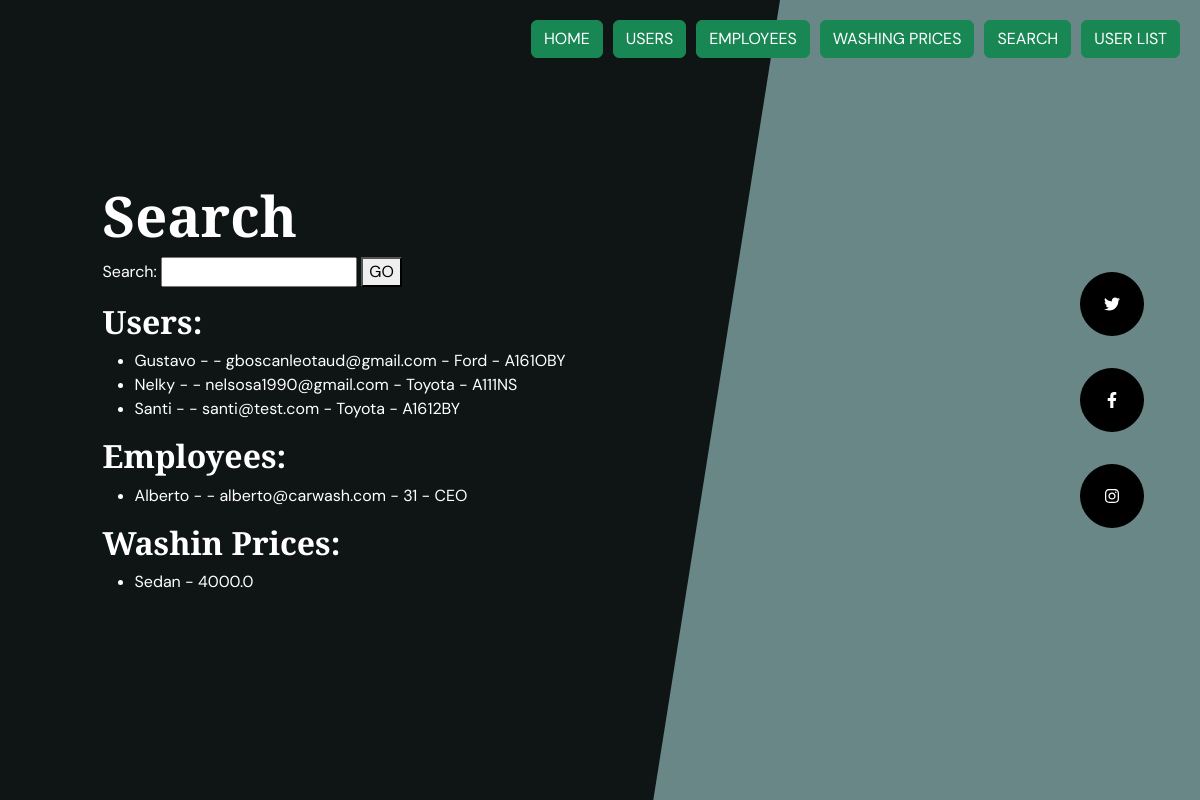
The app's page /CarWash_App/Search/ with its own data.
### CarWash_App/models.py (models this page shows)
class User(models.Model):
    name = models.CharField(max_length=60)
    lastname = models.CharField(max_length=60)
    email = models.EmailField()
    car_brand = models.CharField(max_length=60)
    car_plate = models.CharField(max_length=60)

class Employees(models.Model):
    name = models.CharField(max_length=60)
    lastname = models.CharField(max_length=60)
    email = models.EmailField()
    age = models.IntegerField()
    position = models.CharField(max_length=60)

class Washing_prices(models.Model):
    car_type = models.CharField(max_length=60)
    price = models.FloatField()

### CarWash_App/views.py (the view)
# urls.py: path('Search/', views.search, name='Search'),
def search(request):
    if request.method == 'GET':
        query = request.GET.get('q', '')
        users = User.objects.filter(name__icontains=query)
        employees = Employees.objects.filter(name__icontains=query)
        prices = Washing_prices.objects.filter(car_type__icontains=query)
        return render(request, 'CarWash_App/show_search.html', {
            'query': query,
            'users': users,
            'employees': employees,
            'prices': prices,
        })
    return render(request, 'CarWash_App/show_search.html',)

### CarWash_App/templates/CarWash_App/show_search.html (shortened to what this page needs)
{% extends "CarWash_App/master.html" %}
{% load static %}
{% block title  %}
<h1>Search</h1>
    <form autocomplete="off" method="GET" action="">
        <label for="q">Search:</label>
        <input type="text" id="q" name="q" placeholder="">
        <button type="submit">GO</button>
    </form>
    <h2>Users:</h2>
    <ul>
        {% for user in users %}
            <li>{{ user.name }} - {{ user.lastename }} - {{ user.email }} - {{ user.car_brand }} - {{ user.car_plate }}</li>
        {% empty %}
            <p>No users found.</p>
        {% endfor %}
    </ul>
    <h2>Employees:</h2>
    <ul>
        {% for employee in employees %}
            <li>{{ employee.name }} - {{ employee.lastename }} - {{ employee.email }} - {{ employee.age }} - {{ employee.position }}</li>
        {% empty %}
            <p>No employees found.</p>
        {% endfor %}
    </ul>
    <h2>Washin Prices:</h2>
    <ul>
        {% for price in prices %}
            <li>{{ price.car_type }} - {{ price.price }}</li>
        {% empty %}
            <p>No prices found.</p>
        {% endfor %}
    </ul>
{% endblock  %}

### CarWash_App/templates/CarWash_App/master.html (shortened to what this page needs)
<!DOCTYPE html>
<html lang="en">
    <head>
        {% load static %}
        <link href="{% static 'CarWash_App/css/styles.css' %} " rel="stylesheet" />
    </head>
    <body>
        <div class="navbar-buttons">
            <a class="btn btn-success" href="{% url 'Home' %}">HOME</a>
            <a class="btn btn-success" href="{% url 'Users' %}">USERS</a>
            <a class="btn btn-success" href="{% url 'Employees' %}">EMPLOYEES</a>
            <a class="btn btn-success" href="{% url 'Prices' %}">WASHING PRICES</a>
            <a class="btn btn-success" href="{% url 'Search' %}">SEARCH</a>
            <a class="btn btn-success" href="{% url 'UserList' %}">USER LIST</a>
        </div>
        <video class="bg-video" playsinline="playsinline" autoplay="autoplay" muted="muted" loop="loop"><source src="{% static 'CarWash_App/assets/mp4/bg.mp4' %} " type="video/mp4" /></video>
        <div class="masthead">
            <div class="masthead-content text-white">
                <div class="container-fluid px-4 px-lg-0">
                    <p class="fst-italic lh-1 mb-4">
                        {% block title  %}
                        {% endblock  %}
                    </p>
                </div>
            </div>
        </div>
        <div class="social-icons">
            <div class="d-flex flex-row flex-lg-column justify-content-center align-items-center h-100 mt-3 mt-lg-0">
                <a class="btn btn-dark m-3" href="#!"><i class="fab fa-twitter"></i></a>
                <a class="btn btn-dark m-3" href="#!"><i class="fab fa-facebook-f"></i></a>
                <a class="btn btn-dark m-3" href="#!"><i class="fab fa-instagram"></i></a>
            </div>
        </div>
    </body>
</html>

### CarWash_App/templates/CarWash_App/master.html (style rules this page uses)
.navbar-buttons { position: absolute; top: 20px; right: 20px; display: flex; gap: 10px; z-index: 1000; }

### records on screen
User: name "Gustavo", email "gboscanleotaud@gmail.com", car_brand "Ford", car_plate "A161OBY"
User: name "Nelky", email "nelsosa1990@gmail.com", car_brand "Toyota", car_plate "A111NS"
User: name "Santi", email "santi@test.com", car_brand "Toyota", car_plate "A1612BY"
Employees: name "Alberto", email "alberto@carwash.com", age "31", position "CEO"
Washing_prices: car_type "Sedan", price "4000.0"
